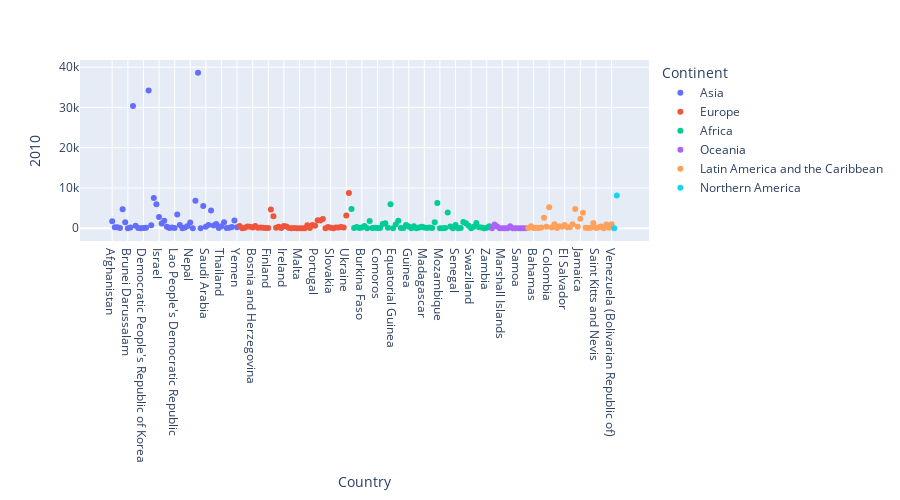

Notebook cell for this chart:
### Code cell
px.scatter(canada,x=canada.index,y='2010',color='Continent',height=500)

### Figure 1 — Plotly figure (JSON) as saved in the notebook; plotly's stock layout.template omitted (floating-point values rounded to 4 significant figures)
{"data": [{"hovertemplate": "Continent=Asia<br>Country=%{x}<br>2010=%{y}<extra></extra>", "legendgroup": "Asia", "marker": {"color": "#636efa", "symbol": "circle"}, "mode": "markers", "name": "Asia", "orientation": "v", "showlegend": true, "type": "scatter", "x": ["Afghanistan", "Armenia", "Azerbaijan", "Bahrain", "Bangladesh", "Bhutan", "Brunei Darussalam", "Cambodia", "China", "China, Hong Kong Special Administrative Region", "China, Macao Special Administrative Region", "Cyprus", "Democratic People's Republic of Korea", "Georgia", "India", "Indonesia", "Iran (Islamic Republic of)", "Iraq", "Israel", "Japan", "Jordan", "Kazakhstan", "Kuwait", "Kyrgyzstan", "Lao People's Democratic Republic", "Lebanon", "Malaysia", "Maldives", "Mongolia", "Myanmar", "Nepal", "Oman", "Pakistan", "Philippines", "Qatar", "Republic of Korea", "Saudi Arabia", "Singapore", "Sri Lanka", "State of Palestine", "Syrian Arab Republic", "Tajikistan", "Thailand", "Turkey", "Turkmenistan", "United Arab Emirates", "Uzbekistan", "Viet Nam", "Yemen"], "xaxis": "x", "y": [1758, 252, 209, 28, 4721, 1464, 12, 200, 30391, 623, 21, 18, 45, 126, 34235, 712, 7477, 5941, 2755, 1168, 1831, 377, 67, 157, 54, 3432, 802, 4, 169, 556, 1392, 14, 6811, 38617, 18, 5537, 330, 805, 4422, 654, 1039, 52, 499, 1492, 30, 86, 289, 1942, 211], "yaxis": "y"}, {"hovertemplate": "Continent=Europe<br>Country=%{x}<br>2010=%{y}<extra></extra>", "legendgroup": "Europe", "marker": {"color": "#EF553B", "symbol": "circle"}, "mode": "markers", "name": "Europe", "orientation": "v", "showlegend": true, "type": "scatter", "x": ["Albania", "Andorra", "Austria", "Belarus", "Belgium", "Bosnia and Herzegovina", "Bulgaria", "Croatia", "Czech Republic", "Denmark", "Estonia", "Finland", "France", "Germany", "Greece", "Hungary", "Iceland", "Ireland", "Italy", "Latvia", "Liechtenstein", "Lithuania", "Luxembourg", "Malta", "Monaco", "Montenegro", "Netherlands", "Norway", "Poland", "Portugal", "Republic of Moldova", "Romania", "Russian Federation", "San Marino", "Serbia", "Slovakia", "Slovenia", "Spain", "Sweden", "Switzerland", "The former Yugoslav Republic of Macedonia", "Ukraine", "United Kingdom of Great Britain and Northern Ireland"], "xaxis": "x", "y": [561, 0, 124, 438, 363, 168, 556, 91, 168, 92, 28, 63, 4646, 2956, 101, 354, 30, 547, 434, 70, 0, 57, 8, 17, 4, 14, 759, 46, 795, 629, 1988, 1922, 2288, 1, 271, 135, 12, 174, 159, 285, 188, 3159, 8724], "yaxis": "y"}, {"hovertemplate": "Continent=Africa<br>Country=%{x}<br>2010=%{y}<extra></extra>", "legendgroup": "Africa", "marker": {"color": "#00cc96", "symbol": "circle"}, "mode": "markers", "name": "Africa", "orientation": "v", "showlegend": true, "type": "scatter", "x": ["Algeria", "Angola", "Benin", "Botswana", "Burkina Faso", "Burundi", "Cabo Verde", "Cameroon", "Central African Republic", "Chad", "Comoros", "Congo", "Côte d'Ivoire", "Democratic Republic of the Congo", "Djibouti", "Egypt", "Equatorial Guinea", "Eritrea", "Ethiopia", "Gabon", "Gambia", "Ghana", "Guinea", "Guinea-Bissau", "Kenya", "Lesotho", "Liberia", "Libya", "Madagascar", "Malawi", "Mali", "Mauritania", "Mauritius", "Morocco", "Mozambique", "Namibia", "Niger", "Nigeria", "Rwanda", "Sao Tome and Principe", "Senegal", "Seychelles", "Sierra Leone", "Somalia", "South Africa", "Sudan", "Swaziland", "Togo", "Tunisia", "Uganda", "United Republic of Tanzania", "Western Sahara", "Zambia", "Zimbabwe"], "xaxis": "x", "y": [4752, 61, 290, 42, 186, 529, 3, 1800, 26, 98, 22, 75, 1066, 1239, 123, 5982, 4, 931, 1865, 64, 37, 802, 395, 2, 507, 7, 162, 384, 178, 28, 170, 74, 1455, 6242, 7, 16, 80, 3906, 396, 2, 765, 10, 63, 1528, 1238, 612, 3, 354, 1299, 216, 200, 0, 102, 494], "yaxis": "y"}, {"hovertemplate": "Continent=Oceania<br>Country=%{x}<br>2010=%{y}<extra></extra>", "legendgroup": "Oceania", "marker": {"color": "#ab63fa", "symbol": "circle"}, "mode": "markers", "name": "Oceania", "orientation": "v", "showlegend": true, "type": "scatter", "x": ["American Samoa", "Australia", "Fiji", "Kiribati", "Marshall Islands", "Nauru", "New Caledonia", "New Zealand", "Palau", "Papua New Guinea", "Samoa", "Tonga", "Tuvalu", "Vanuatu"], "xaxis": "x", "y": [0, 933, 398, 0, 0, 0, 0, 490, 0, 3, 5, 5, 0, 0], "yaxis": "y"}, {"hovertemplate": "Continent=Latin America and the Caribbean<br>Country=%{x}<br>2010=%{y}<extra></extra>", "legendgroup": "Latin America and the Caribbean", "marker": {"color": "#FFA15A", "symbol": "circle"}, "mode": "markers", "name": "Latin America and the Caribbean", "orientation": "v", "showlegend": true, "type": "scatter", "x": ["Antigua and Barbuda", "Argentina", "Bahamas", "Barbados", "Belize", "Bolivia (Plurinational State of)", "Brazil", "Chile", "Colombia", "Costa Rica", "Cuba", "Dominica", "Dominican Republic", "Ecuador", "El Salvador", "Grenada", "Guatemala", "Guyana", "Haiti", "Honduras", "Jamaica", "Mexico", "Nicaragua", "Panama", "Paraguay", "Peru", "Saint Kitts and Nevis", "Saint Lucia", "Saint Vincent and the Grenadines", "Suriname", "Trinidad and Tobago", "Uruguay", "Venezuela (Bolivarian Republic of)"], "xaxis": "x", "y": [27, 459, 25, 121, 39, 180, 2598, 340, 5218, 190, 961, 43, 479, 353, 787, 208, 266, 953, 4744, 386, 2321, 3865, 94, 65, 89, 1283, 22, 249, 434, 13, 915, 93, 998], "yaxis": "y"}, {"hovertemplate": "Continent=Northern America<br>Country=%{x}<br>2010=%{y}<extra></extra>", "legendgroup": "Northern America", "marker": {"color": "#19d3f3", "symbol": "circle"}, "mode": "markers", "name": "Northern America", "orientation": "v", "showlegend": true, "type": "scatter", "x": ["Canada", "United States of America"], "xaxis": "x", "y": [0, 8142], "yaxis": "y"}], "layout": {"height": 500, "legend": {"title": {"text": "Continent"}, "tracegroupgap": 0}, "margin": {"t": 60}, "xaxis": {"anchor": "y", "domain": [0, 1], "title": {"text": "Country"}}, "yaxis": {"anchor": "x", "domain": [0, 1], "title": {"text": "2010"}}}}
